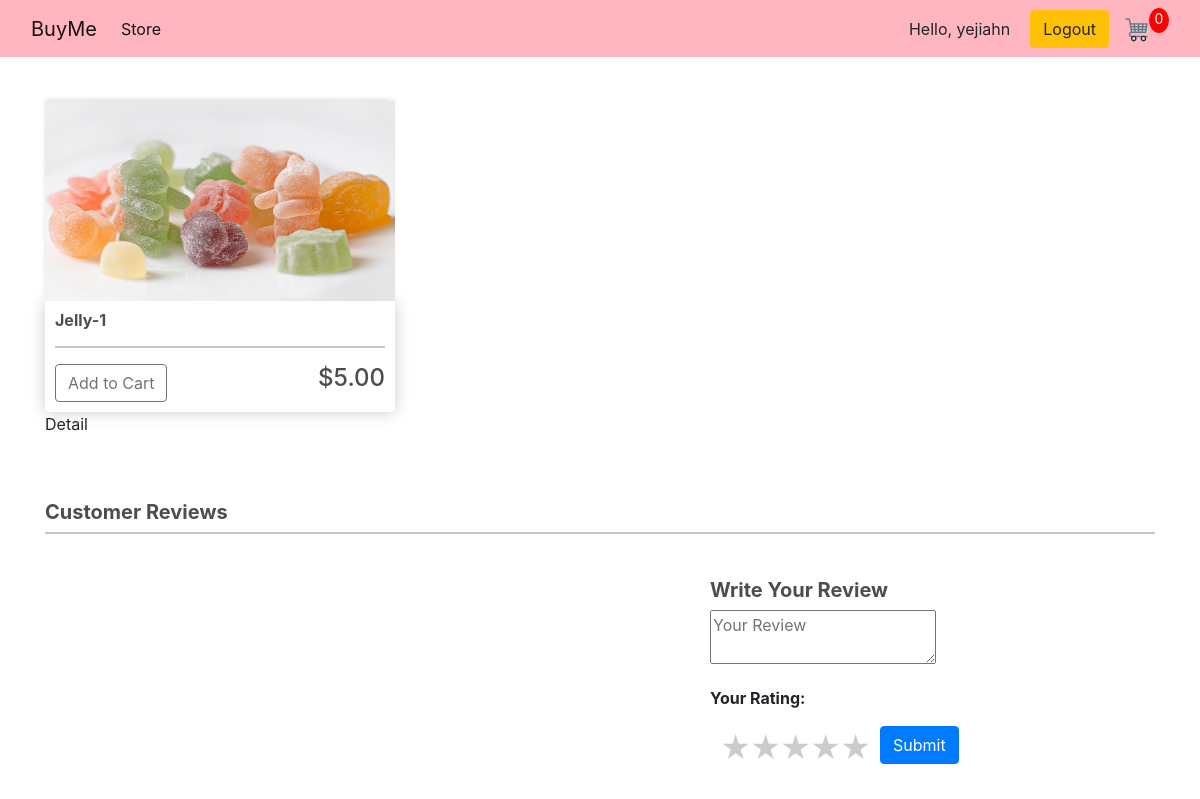
/view/2 (signed in), run on an earlier commit of the app's database.
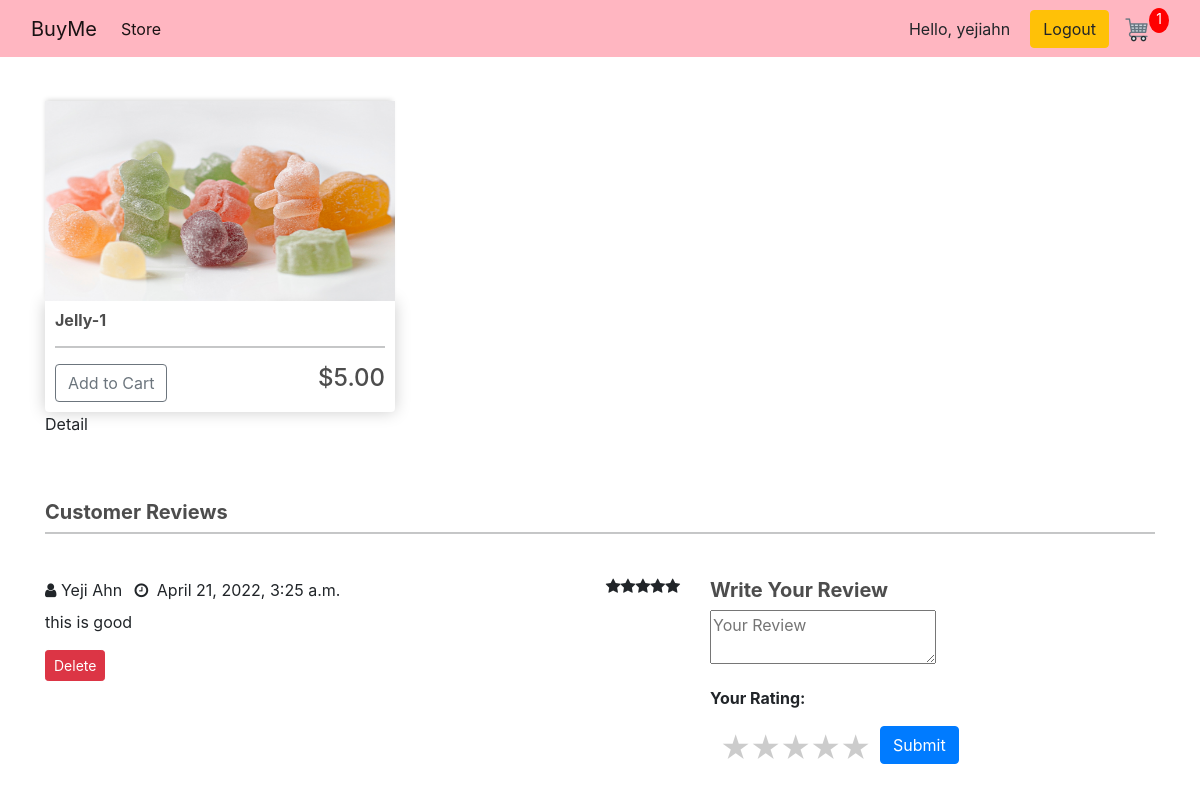
And on a later commit of the database.
### cart_app/models.py (models this page shows, shortened)
class Order(models.Model):
    customer = models.ForeignKey(Customer, on_delete= models.SET_NULL, blank=True, null=True)
    date_ordered = models.DateTimeField(auto_now_add= True)
    complete = models.BooleanField(default=False, null=True, blank=False)
    transaction_id = models.CharField(max_length=200, null=True)
    def get_cart_items(self):
        orderitems = self.orderitem_set.all()
        total = sum([item.quantity for item in orderitems])
        return total

class OrderItem(models.Model):
    product = models.ForeignKey(Product, on_delete= models.SET_NULL, blank=True, null=True)
    order = models.ForeignKey(Order, on_delete= models.SET_NULL, blank=True, null=True)
    quantity = models.IntegerField(default=0, null=True, blank=True)
    date_added = models.DateTimeField(auto_now_add= True)

class Review(models.Model):
    user = models.ForeignKey(Customer, models.CASCADE)
    product = models.ForeignKey(Product, models.CASCADE)
    comment = models.TextField(max_length=259)
    rate = models.IntegerField(default=0)
    created_at = models.DateTimeField(auto_now_add=True)
    def __str__(self):
        return str(self.id)

class Customer(models.Model):
    user = models.OneToOneField(User, on_delete=models.CASCADE, null=True, blank=True)
    name = models.CharField(max_length=200, null=True)
    email = models.CharField(max_length=200, null=True)
    def __str__(self):
        return self.name

### cart_app/views.py (the view)
# urls.py: path('view/<int:id>', views.view, name="view"),
def view(request,id):
    data = cartData(request)
    product = Product.objects.filter(id=id)
    productreview = Product.objects.get(id=id)
    review = Review.objects.filter(product=productreview)
    print(review)
    cartItems = data['cartItems']
    context = {'products': Product.objects.get(id=id), 'product':product, 'reviews':review, 'cartItems': cartItems}
    return render(request, 'store/view.html', context)

### cart_app/models.py (called while the page is built)
    @property #even if the image is not uploaded in admin page, it makes it not to show error
    def imageURL(self):
        try:
            url = self.image.url
        except:
            url = ''
        return url

### cart_app/utils.py (called while the page is built)
def cartData(request):
    if request.user.is_authenticated:
        customer = request.user.customer
        order, created = Order.objects.get_or_create(customer=customer, complete=False) #first checking if the user is authenticated, and then getting the customer along with finding or creating and order using the get_or_create()method
        items = order.orderitem_set.all()
        cartItems = order.get_cart_items
    else:
        cookieData = cookieCart(request)
        cartItems = cookieData['cartItems']
        order = cookieData['order']
        items = cookieData['items']
    return {'cartItems':cartItems, 'order': order,'items':items}

### cart_app/templates/store/view.html (shortened to what this page needs)
{% extends 'store/main.html' %}
{% load static %}
{% block content%}
<div class="row">
    <div class="col-lg-4">
        <img class= "thumbnail" src="{{products.imageURL}}">
        <div class="box-element product">
            <h6><strong>{{products.name}}</strong></h6>
            <hr>
            <button data-product={{products.id}} data-action="add" class="btn btn-outline-secondary add-btn update-cart">Add to Cart</button>
            <h4 style="display: inline-block; float: right;">${{products.price|floatformat:2}}</h4>
        </div>
        <div>
            <p class="">Detail</p>
        </div>
    </div>
    <div class="container mt-5">
        <h5 class="text-upperCase font-weight-bold">Customer Reviews</h5>
        <hr class="mt-0 pt-0">
        <div class="row">
            <div class="col-sm-7 mt-2">
            {% for review in reviews%}
                <div class="review-heading">
                    <a class="text-capitalize"><i class="fa fa-user"></i> {{review.user}}</a>
                    <a class="ml-2"><i class="fa fa-clock-o mr-1"></i> {{review.created_at}}</a>
                    {% if review.rate > 0 %}
                    <i class="fa fa-star"  style="float:right;"></i>
                    {% endif %}
                    {% if review.rate > 1 %}
                    <i class="fa fa-star" style="float:right;"></i>
                    {% endif %}
                    {% if review.rate > 2 %}
                    <i class="fa fa-star" style="float:right;"></i>
                    {% endif %}
                    {% if review.rate > 3 %}
                    <i class="fa fa-star" style="float:right;"></i>
                    {% endif %}
                    {% if review.rate > 4 %}
                    <i class="fa fa-star" style="float:right;"></i>
                    {% endif %}
                </div>
                <div class="review-body mt-2">
                    <p>{{review.comment}}</p>
                </div>
                {% if review.user == request.user.customer%}
                <div class="delete_button">
                    <form action="/view/{{review.id}}/delete" method="POST">
                        <button type="submit" class="btn btn-danger btn-sm">Delete</button>
                    </form>
                </div>
                {%endif%}
            {% endfor %}
            </div>
            <div class="col-sm-5 mt-2">
                <h5 class="text-upperCase font-weight-bold">Write Your Review</h5>
                <form class="review-form" method="GET" action="/review">
                <div class="form-group">
                    <textarea class="input" type="text" name="comment" placeholder="Your Review"></textarea>
                </div>
                <div class="form-group">
                        <div class="input-rating">
                            <p class="text-upperCase font-weight-bold">Your Rating:</p>
                            <div class="rate">
                                <label for="star-5" class="fas fa-star">5 stars</label>
                                <label for="star-4" class="fas fa-star">4 stars</label>
                                <label for="star-3" class="fas fa-star">3 stars</label>
                                <label for="star-2" class="fas fa-star">2 stars</label>
                                <label for="star-1" class="fas fa-star">1 star</label>
                            </div>
                        </div>
                    </div>
                    {% if user.is_authenticated %}
                    <button type="submit" class="btn btn-primary">Submit</button>
                    {%else%}
                    <p>You must be logged in for post a review, <a href="{% url 'login'%}">Login</a></p>
                    {% endif%}
                    </form>
                </div>
        </div>
    </div>
</div>
{% endblock content%}

### cart_app/templates/store/main.html (shortened to what this page needs)
<!DOCTYPE html>
<html lang="en">
    <head>
        <link rel="stylesheet" href="https://cdnjs.cloudflare.com/ajax/libs/font-awesome/4.7.0/css/font-awesome.min.css">
        {% load static %}
        <link rel="stylesheet" href="{% static 'css/main.css' %}">
        <link href="https://cdn.jsdelivr.net/npm/bootstrap@5.1.3/dist/css/bootstrap.min.css" rel="stylesheet">
        <link href="https://stackpath.bootstrapcdn.com/bootstrap/4.5.0/css/bootstrap.min.css" rel="stylesheet">
    </head>
    <body>
        <nav class="navbar navbar-expand-lg navbar-light" style="background-color: #ffb6c1";>
            <div class="container-fluid">
                <a class="navbar-brand" href="{% url 'store' %}">BuyMe</a>
                <div class="collapse navbar-collapse" id="navbarSupportedContent">
                    <ul class="navbar-nav me-auto mb-2 mb-lg-0">
                        <li class="nav-item">
                            <a class="nav-link active" aria-current="page" href="{% url 'store' %}">Store</a>
                        </li>
                    </ul>
                    {% if user.is_authenticated %}
                    <span style="padding-right:20px">Hello, {{request.user}}</span>
                    <div class="form-inline my-2 my-lg-0">
                        <a href="{% url 'logout' %}"class="btn btn-warning">Logout</a>
                        <a href="{% url 'cart' %}">
                            <img id="cart-icon" src="{% static 'images/cart.png' %}">
                        </a>
                        <p id="cart-total">{{cartItems}}</p>
                    </div>
                    {% endif %}
                </div>
            </div>
        </nav>
        <div class="container">
            <br>
            {% block content %}
            {% endblock content %}
        </div>
        </body>
    </html>

What changed in the data, as far as the page shows it:
computed for Order: id.quantity "0" → "1"
added Review: user "Yeji Ahn", created_at "April 21, 2022, 3:25 a.m.", rate 5 (drawn), comment "this is good"
